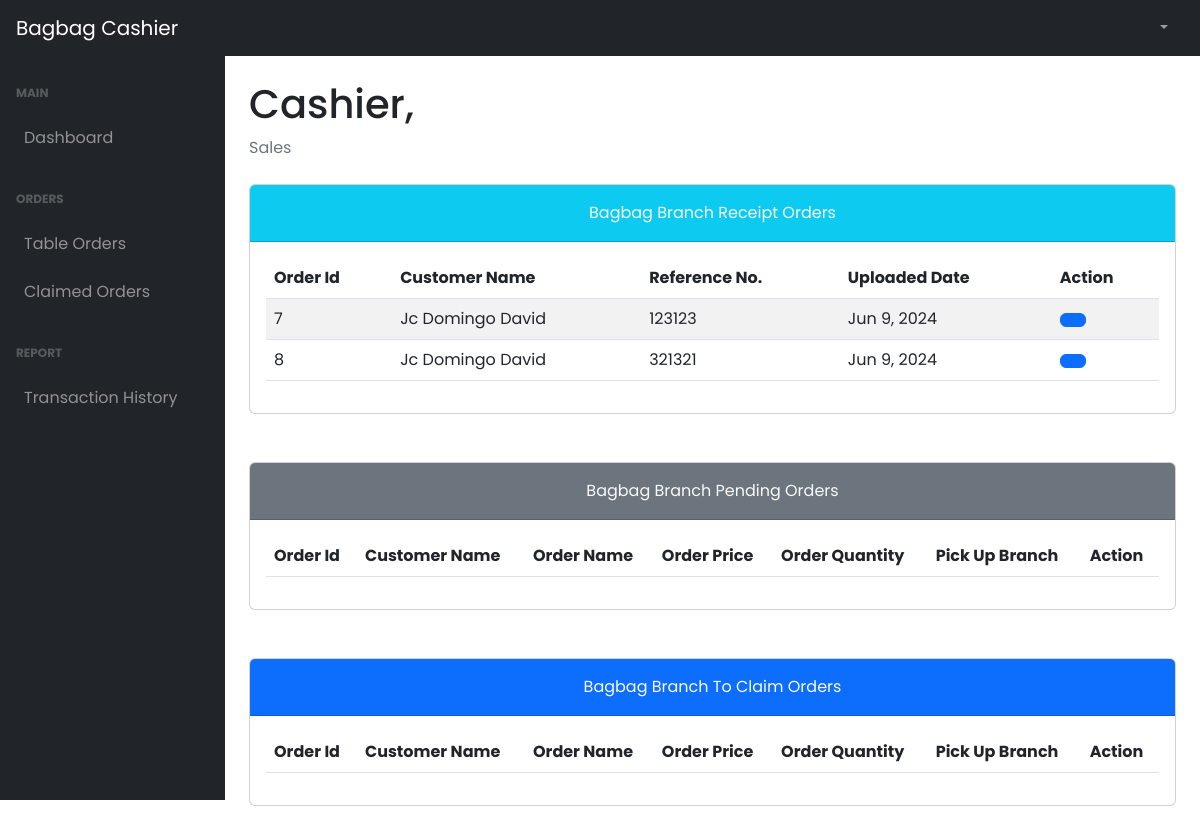
The app's page /cashier1/tableOrders.php (signed in), older data.
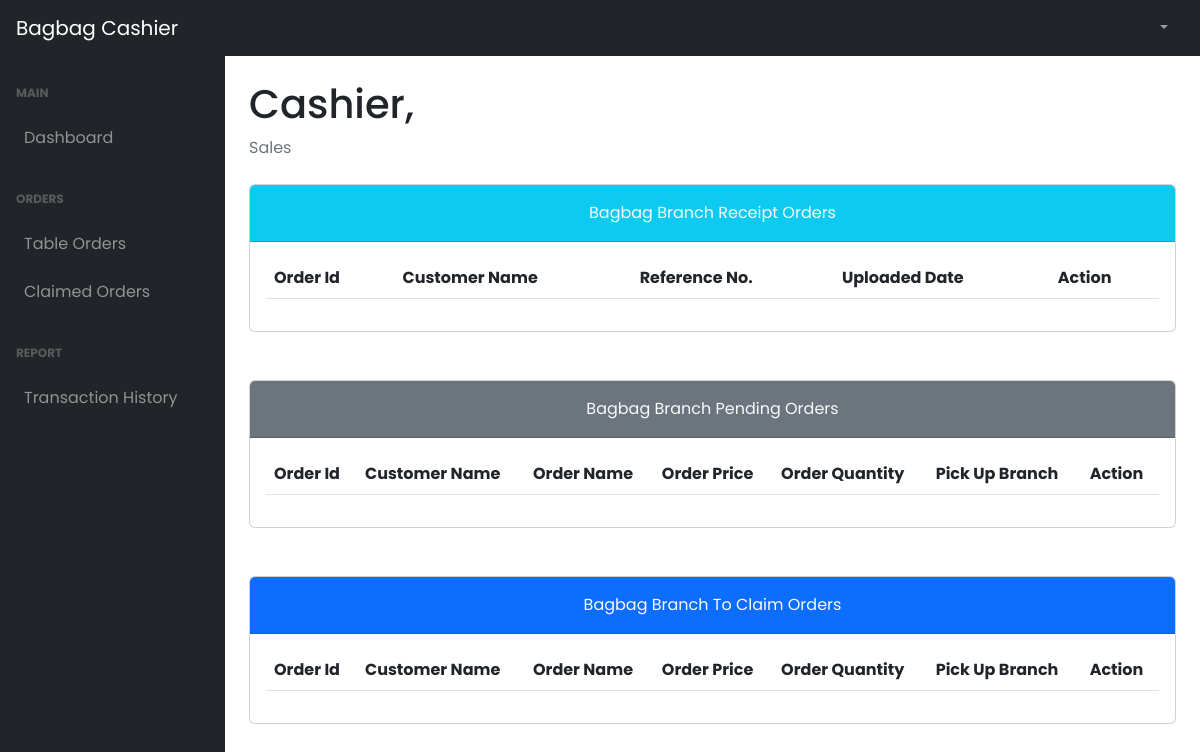
The same page, newer data.
### tables this page shows
CREATE TABLE `tbl_receipt` (
  `receipt_id` int(11) NOT NULL,
  `account_id` int(11) NOT NULL,
  `receipt_img` varchar(255) NOT NULL,
  `receipt_number` varchar(50) NOT NULL,
  `deposit_amount` int(11) NOT NULL,
  `uploaded_date` date NOT NULL
);

### cashier1/tableOrders.php (the view, shortened to what the changed rows need)
<!DOCTYPE html>
<html lang="en">
  <head>
    <link href="../plugins/dataTables.bootstrap5.min.css" rel="stylesheet" />
    <link href="../plugins/responsive.bootstrap5.min.css" rel="stylesheet" />
    <link href="../styles/bootstrap5-min.css" rel="stylesheet" />
    <link href="../styles/card-general.css" rel="stylesheet" />
  </head>
  <body class="sb-nav-fixed">
    <?php require_once("./navbar.php"); ?>
    <div id="layoutSidenav">
      <div id="layoutSidenav_content">
        <main>
          <div class="container-fluid px-4">
            <h1 class="mt-4" id="full_name">Cashier,</h1>
                  <div class="card mb-5">
                    <div class="card-body">
                      <table id="residenceAccounts" class="table table-striped nowrap" style="width:100%">
                        <thead>
                          <tr>
                              <th>Order Id</th>
                              <th>Customer Name</th>
                              <th>Reference No.</th>
                              <th>Uploaded Date</th>
                              <th>Action</th>
                          </tr>
                        </thead>
                        <tbody>
                          <?php
                            $query = "SELECT tr.*, CONCAT(td.first_name, ' ', td.middle_name, ' ', td.last_name) as full_name,
                            td.address, td.contact
                            FROM tbl_receipt tr
                            INNER JOIN tbl_account_details td ON td.account_id = tr.account_id";
                            $stmt = $conn->prepare($query);
                            $stmt->execute();
                            $result = $stmt->get_result();
                              while ($data = $result->fetch_assoc()) {
                                $dateObject = new DateTime($data["uploaded_date"]);
                                $formattedDate = $dateObject->format('M j, Y');
                          ?>
                          <tr>
                            <td><?php echo $data['receipt_id'];?></td>
                            <td><?php echo $data['full_name'];?></td>
                            <td><?php echo $data["receipt_number"]; ?></td>
                            <td><?php echo $formattedDate; ?></td>
                            <td>
                                <button type="button" class="btn btn-primary" id="<?php echo $data["receipt_id"] ?>"  data-bs-toggle="modal"
                                data-bs-target="#receiptDetails<?php echo $data["receipt_id"] ?>" data-bs-whatever="@getbootstrap">
                                </button>
                            </td>
                          </tr>
                          <?php
                            }
                          ?>
                        </tbody>
                      </table>
                    </div>
                  </div>
                  <div class="card mb-5">
                    <div class="card-body">
                      <table id="residenceAccounts" class="table table-striped nowrap" style="width:100%">
                        <thead>
                          <tr>
                              <th>Order Id</th>
                              <th>Customer Name</th>
                              <th>Order Name</th>
                              <th>Order Price</th>
                              <th>Order Quantity</th>
                              <th>Pick Up Branch</th>
                              <th>Action</th>
                          </tr>
                        </thead>
                      </table>
                    </div>
                  </div>
                  <div class="card mb-5">
                    <div class="card-body">
                      <table id="toClaimOrders" class="table table-striped nowrap" style="width:100%">
                        <thead>
                          <tr>
                              <th>Order Id</th>
                              <th>Customer Name</th>
                              <th>Order Name</th>
                              <th>Order Price</th>
                              <th>Order Quantity</th>
                              <th>Pick Up Branch</th>
                              <th>Action</th>
                          </tr>
                        </thead>
                      </table>
                    </div>
                  </div>
            </div>
      </main>
    </div>
  </div>
    <link rel="stylesheet" href="../styles/dataTables.min.css">
  </body>
</html>

Row changes from the older to the newer data that the page shows:
removed tbl_receipt: receipt_id "7", full_name "Jc Domingo David", receipt_number "123123", uploaded_date "Jun 9, 2024"
removed tbl_receipt: receipt_id "8", full_name "Jc Domingo David", receipt_number "321321", uploaded_date "Jun 9, 2024"
